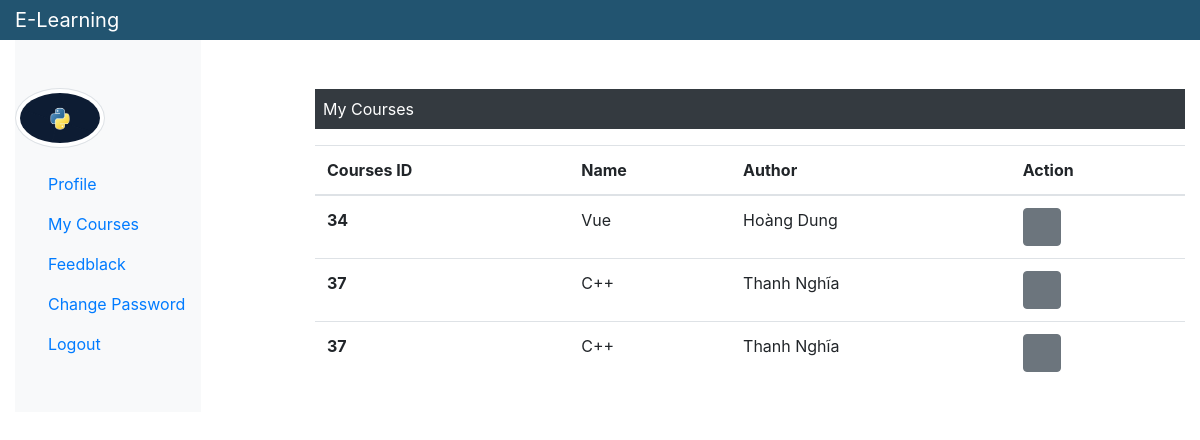
/student/myCourse.php (signed in), run on the app's committed database.
### tables this page shows
CREATE TABLE `student` (
  `stu_id` int(11) NOT NULL,
  `stu_name` varchar(255) NOT NULL,
  `stu_email` varchar(255) NOT NULL,
  `stu_pass` varchar(255) NOT NULL,
  `stu_occ` varchar(255) DEFAULT NULL,
  `stu_img` text DEFAULT NULL
);

CREATE TABLE `register` (
  `id` int(11) NOT NULL,
  `course_id` int(11) NOT NULL,
  `stu_email` varchar(255) NOT NULL
);

CREATE TABLE `course` (
  `course_id` int(11) NOT NULL,
  `course_name` text NOT NULL,
  `course_desc` text NOT NULL,
  `course_author` varchar(255) NOT NULL,
  `course_img` text NOT NULL,
  `course_duration` text NOT NULL,
  `course_price` int(11) NOT NULL,
  `course_original_price` int(11) NOT NULL
);

### student/myCourse.php (the view, shortened to what this page needs)
<?php
include('../student/stuinclude/header.php');
include_once('../dbConnection.php');
if(isset($_SESSION['is_login'])){
    $stuEmail = $_SESSION['stuLogEmail'];
}
else{
    echo "<script>location.href='../index.php';</script>";
}
?>
<div class="col-sm-9" style="float: right;">
    <p class="bg-dark text-white p-2">My Courses</p>
    <?php
    $sql = "SELECT * FROM course c inner join register r on c.course_id = r.course_id where r.stu_email = '$stuEmail'";
    $result = $conn->query($sql);
    if($result -> num_rows > 0) {
    ?>
    <table class="table">
        <thead>
            <tr>
                <th scope="col">Courses ID</th>
                <th scope="col">Name</th>
                <th scope="col">Author</th>
                <th scope="col">Action</th>
            </tr>
        </thead>
        <tbody>
            <?php while($row = $result -> fetch_assoc()){
            echo '<tr>';
            echo '<th scope="row">'.$row["course_id"].'</th>';
            echo '<td>'.$row["course_name"].'</td>';
            echo '<td>'.$row["course_author"].'</td>';
            echo '<td>';
            echo '
                <form method="POST" class="d-inline">
                    <input type="hidden" name="id" value='.$row["course_id"].'>
                    <button type="submit" class="btn btn-secondary" name="delete" value="Delete">
                        <i class="far fa-trash-alt"></i>
                    </button>
                </form>
            </td>
        </tr>';
            } ?>
        </tbody>
    </table>
    <?php }
    else{
        echo "0 Result";
    }
    ?>
</div>

### student/stuinclude/header.php (shortened to what this page needs)
<?php
include_once('../dbConnection.php');
        $stuLogEmail = $_SESSION['stuLogEmail'];
    if(isset($stuLogEmail)){
        $sql = "SELECT stu_img FROM student WHERE stu_email = '$stuLogEmail'";
        $result = $conn->query($sql);
        $row = $result->fetch_assoc();
        $stu_img = $row['stu_img'];
    }
?>
<!DOCTYPE html>
<html lang="en">
<head>
    <link rel="stylesheet" href="../css/bootstrap.min.css">
    <link rel="stylesheet" href="../css/all.min.css">
</head>
<body>
    <nav class="nav navbar-dark fixed-top flex-md-nowrap p-0 shadow" style="background-color: #225470;">
        <a href="studentProfile.php" class="navbar-brand col-sm-3 col-md-2 mr-0">E-Learning</a>
    </nav>
    <div class="mb-5 col-sm-9" style="margin-top: 40px;">
        <div class="" style="float: left">
            <nav class="bg-light sidebar py-5 d-print-none">
                <div class="sidebar-sticky">
                    <ui class="nav flex-column">
                        <li class="nav-item mb-3">
                            <img src="<?php echo $stu_img ?>" alt="stu_img" class="img-thumbnail rounded-circle" width="90" height="60">
                        </li>
                        <li class="nav-item">
                            <a class="nav-link" href="studentProfile.php" >
                                <i class="fas fa-user"></i> Profile
                            </a>
                        </li>
                        <li class="nav-item">
                            <a href="myCourse.php" class="nav-link">
                                <i class="fab fa-cloudversify"></i> My Courses
                            </a>
                        </li>
                        <li class="nav-item">
                            <a href="stufeedback.php" class="nav-link">
                                <i class="fa fa-comment"></i> Feedblack
                            </a>
                        </li>
                        <li class="nav-item">
                            <a href="studentChangePass.php" class="nav-link">
                                <i class="fa fa-key"></i> Change Password
                            </a>
                        </li>
                        <li class="nav-item">
                            <a href="../logout.php" class="nav-link">
                                <i class="fa fa-sign-out-alt"></i> Logout
                            </a>
                        </li>
                    </ui>
                </div>
            </nav>
        </div>
    </div>

### data on the page
student: stu_img (picture)
register: course "34", course.course_name "Vue", course.course_author "Hoàng Dung"
register: course "37", course.course_name "C++", course.course_author "Thanh Nghĩa"
register: course "37", course.course_name "C++", course.course_author "Thanh Nghĩa"
